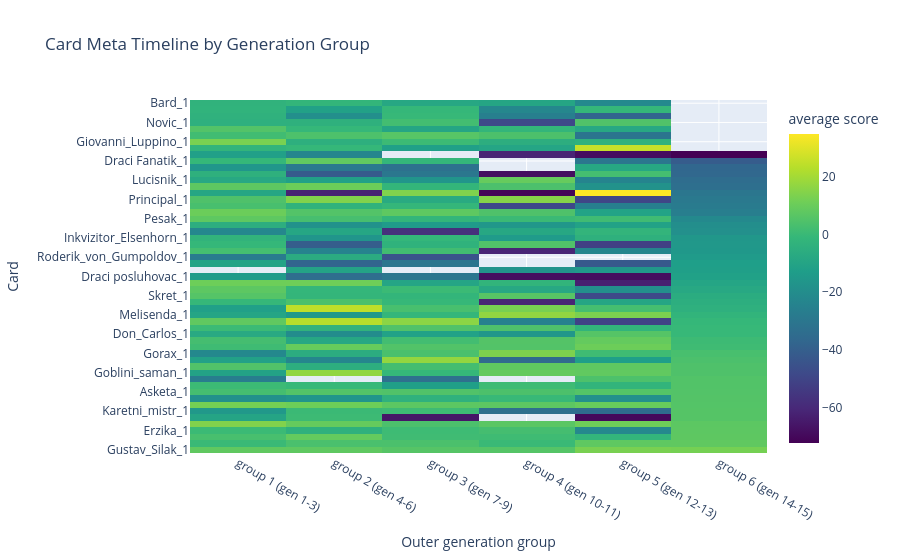

The code cell stored with this chart in its notebook:
### Markdown cell above
## 2. Card Meta Timeline

This graph answers: which cards are strong or popular in early, mid, and late deck-builder generations?

Rows are cards. Columns are generation groups. Color is the selected metric. Useful metrics are `average_score`, `pick_rate`, `copy_rate`, and `average_copies`.

How to read it:

- A card bright only in early generations may be a simple/exploration card that gets replaced later.
- A card bright only in late generations may need better supporting cards or better deck-builder behavior before it becomes useful.
- High `pick_rate` but low `average_score` means the AI selects the card often but those decks are not especially successful.
- High `average_score` but low `pick_rate` marks a possible underexplored strong card.

Limitation: this is card presence in generated decks, not true drawn/played win rate.

### Code cell
plot_card_meta_timeline(metric="average_score", group_count=6).show()

### Figure 1 — Plotly figure (JSON) as saved in the notebook; plotly's stock layout.template omitted (floating-point values rounded to 4 significant figures; data arrays with more than 128 entries replaced by an {"elided": "..."} marker saying what was removed)
{"data": [{"colorbar": {"title": {"text": "average score"}}, "colorscale": [[0, "#440154"], [0.1111, "#482878"], [0.2222, "#3e4989"], [0.3333, "#31688e"], [0.4444, "#26828e"], [0.5556, "#1f9e89"], [0.6667, "#35b779"], [0.7778, "#6ece58"], [0.8889, "#b5de2b"], [1, "#fde725"]], "customdata": {"elided": "990 float values"}, "hovertemplate": "Card: %{y}<br>Group: %{x}<br>Average Score: %{z:.2f}<br>Pick rate: %{customdata[0]:.1%}<br>Decks using card: %{customdata[1]:.0f}<br>Average copies: %{customdata[2]:.2f}<extra></extra>", "type": "heatmap", "x": ["group 1 (gen 1-3)", "group 2 (gen 4-6)", "group 3 (gen 7-9)", "group 4 (gen 10-11)", "group 5 (gen 12-13)", "group 6 (gen 14-15)"], "y": ["Gustav_Silak_1", "Strazny_1", "Alchymista_Berig_1", "Erzika_1", "Bozevtelic_1", "Hloupe_Lojzek_1", "Karetni_mistr_1", "Johan_Johanit_1", "Cikanka_cervena_1", "Asketa_1", "Zabijak_1", "Devocius_1", "Goblini_saman_1", "Karavanik_Macromir_1", "Silak_1", "Gorax_1", "Upir_1", "Velitel straze_1", "Don_Carlos_1", "Medved_1", "Paseracka_Emilie_1", "Melisenda_1", "Kulturni_trol_1", "Inosuv fanatik_1", "Skret_1", "Goblin king_1", "Cikanka_cerna_1", "Draci posluhovac_1", "Kvasimir EXPLOSIVE_1", "Katapult_1", "Roderik_von_Gumpoldov_1", "Inkvizitor_Illbebad_1", "Sasek_1", "Inkvizitor_Elsenhorn_1", "Panos_1", "Goblin_1", "Pesak_1", "Kardif_1", "Innosuv Fanatik_1", "Principal_1", "Nepotrebny novic_1", "Don_Juan_1", "Lucisnik_1", "Innosuv skritek_1", "Mag ohne_1", "Draci Fanatik_1", "Sieglinde_von_Gumpoldov_1", "Dummy_1", "Giovanni_Luppino_1", "Slon_1", "Paladin_1", "Novic_1", "Cikanka_modra_1", "Arcimag_1", "Bard_1"], "z": {"elided": "55x6 float values"}}], "layout": {"title": {"text": "Card Meta Timeline by Generation Group"}, "xaxis": {"title": {"text": "Outer generation group"}}, "yaxis": {"title": {"text": "Card"}}}}
